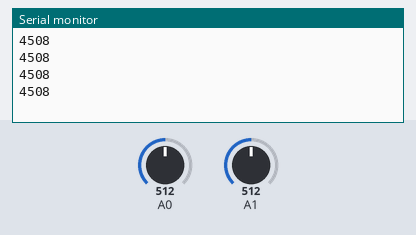
This sketch was run on a simulated Arduino Uno, built with avr-gcc and run on an emulated ATmega328P. Parts: the last lines printed to the serial monitor. The inputs (shaded band) are chosen by the test bench; at power-on: A0 = 512, A1 = 512.

Above: at 1.8 s.
1.9 s: A0 set to 716
At 2.4 s:
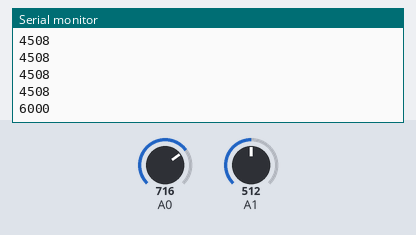
3.4 s: A1 set to 306
At 3.9 s:
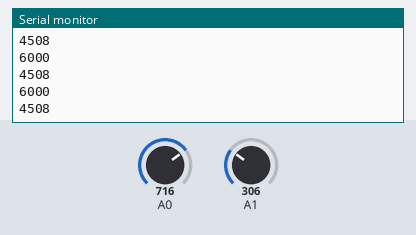
4.9 s: A1 set to 122
At 5.4 s:
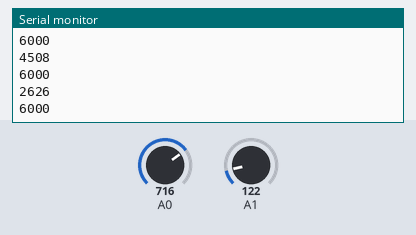
6.4 s: A0 set to 511
At 6.9 s:
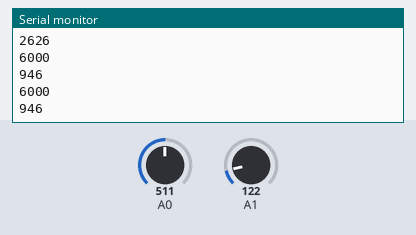
Timing chart, 0 to 8.9 s (numbered marks = the images above; inputs shaded):
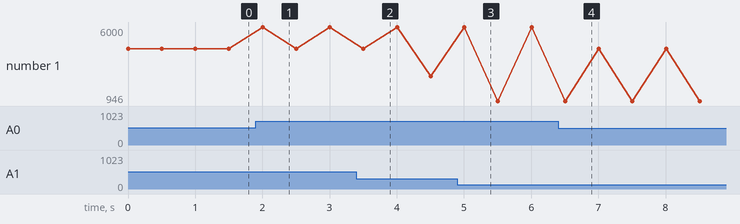

The sketch:

WheelChair_Send.ino
```cpp
#include <Arduino.h>

#define DEBUGSerial Serial
int Sensor_Left = A0;
int Sensor_Right = A1;

long offset = 0;

int flag = 0;


#define PRESS_MIN 20
#define PRESS_MAX 6000


#define VOLTAGE_MIN 100
#define VOLTAGE_MAX 3300

void setup()
{
  DEBUGSerial.begin(9600); // setup serial
//  Serial1.println("setup end!");
}

void loop()
{
  long Fdata_Left = getPressValue(Sensor_Left);
  long Fdata_Right = getPressValue(Sensor_Right);
//  DEBUGSerial.print("F = ");
//    DEBUGSerial.println(Fdata);
//  DEBUGSerial.println(" g,");
//  delay(300);
//   DEBUGSerial.println(flag);
//   delay(500);
   offset = Fdata_Left - Fdata_Right;
   DEBUGSerial.println(Fdata_Left);
   delay(500);
   DEBUGSerial.println(Fdata_Right);
   delay(500);
   if(offset > 6000)
   {
      offset = 6000;
   }
   else if(offset < -6000)
   {
      offset = -6000;
   }


//   if((offset >=  4000)&&(offset <=  6000))
//   {
//       DEBUGSerial.println('a');
//   }
//   else if((offset >=  -6000)&&(offset <= -4000))
//   {
//       DEBUGSerial.println('d');
//   }
//   else if((offset >=  -100)&&(offset <=  100))
//   {
//       DEBUGSerial.println('x');
//   }
//   else
//   {
//        DEBUGSerial.println('w');
//   }
}


//  A0 读取 Value(AD值)  映射成 VOLTAGE_AO（电压）  映射成  PRESS_AO（手指压力）
long getPressValue(int pin)
{
  long PRESS_AO = 0;
  int VOLTAGE_AO = 0;
  int value = analogRead(pin);

//  DEBUGSerial.print("AD = ");
//  DEBUGSerial.print(value);
//  DEBUGSerial.print(" ,");

  VOLTAGE_AO = map(value, 0, 1023, 0, 5000);//  0-1023 映射 0-5000

//  DEBUGSerial.print("V = ");
//  DEBUGSerial.print(VOLTAGE_AO);
//  DEBUGSerial.print(" mv,");

  if(VOLTAGE_AO < VOLTAGE_MIN) // 100  0.1v
  {
    PRESS_AO = 0;
  }
  else if(VOLTAGE_AO > VOLTAGE_MAX)  // 3300 3.3v
  {
    PRESS_AO = PRESS_MAX;   // PRESS_MAX 6000
  }
  else
  {
    PRESS_AO = map(VOLTAGE_AO, VOLTAGE_MIN, VOLTAGE_MAX, PRESS_MIN, PRESS_MAX);   // 100 3000          20   6000
  }

  return PRESS_AO;
}
```

Measured:
- after the input at 1.9 s, the serial monitor: prints a new line after 0.10 s (image 1)
- plotted number 1: 4508 → 6000 after the input at 1.9 s, 6000 → 2626 after the input at 3.4 s
